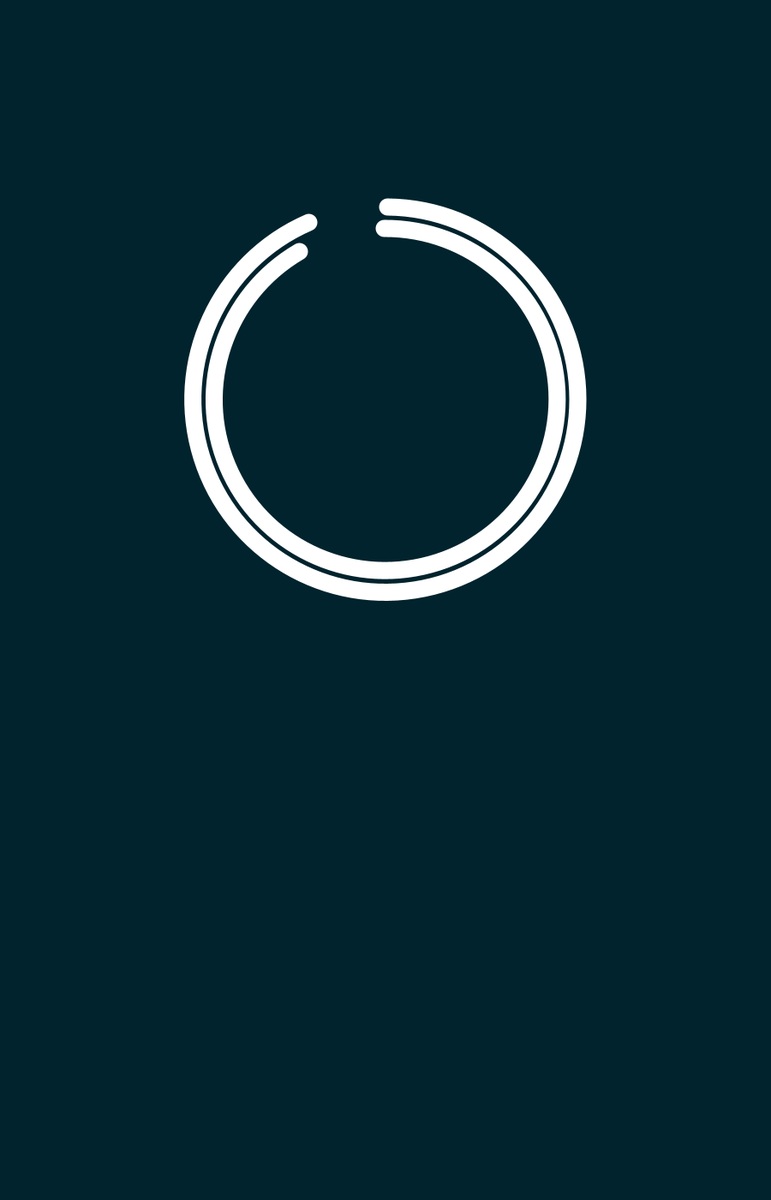
Frame 1 (no input)
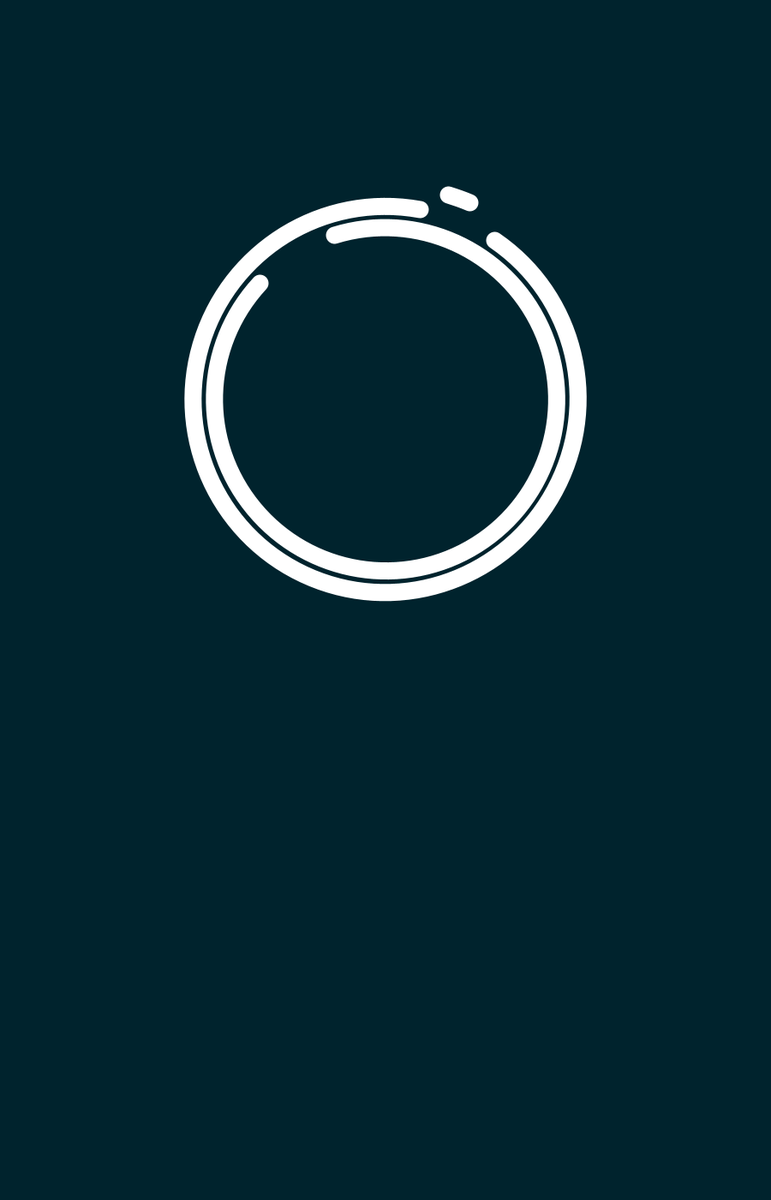
Frame 60 (the mouse pressed at the canvas centre just before this capture)
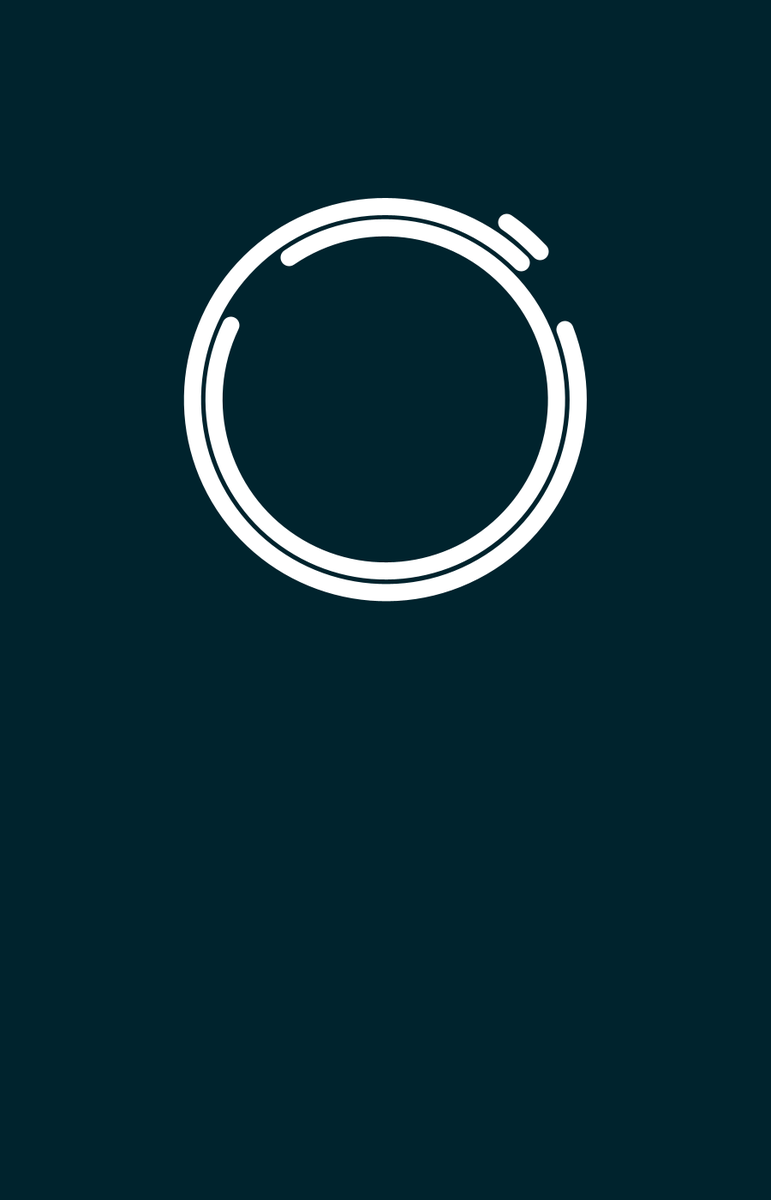
Frame 120 (the mouse held since frame 60 and released just before this capture)

The Processing sketch that drew these frames (run headless with seeded random() and noise(); from frame 60 on, the mouse is pressed at the canvas centre):

// Processing sketch: clock_exp3
// ── clock_exp3.pde
float angle;

void setup() {
  size(900, 1400);
  smooth();

}

void draw() {
  background(0, 35, 45);

  
  angle+=0.005;

  translate(width/2, height/3);
  rotate(-HALF_PI);
  
  fill(0, 35, 45);
  stroke(255);
  strokeWeight(20);
  strokeCap(ROUND);
  
  pushMatrix();
  rotate(angle);
  arc(0, 0, 500, 500, 0, radians(second()*6));
  rotate(radians(second()*6));
  popMatrix();
  
  pushMatrix();
  rotate(2*angle);
  arc(0, 0, 450, 450, 0, radians(minute()*6));
  rotate(radians(minute()*6));
  popMatrix();
  
  pushMatrix();
  rotate(-angle);
  arc(0, 0, 400, 400, 0, radians(hour()*15));
  rotate(radians(hour()*15));
  popMatrix();
}
